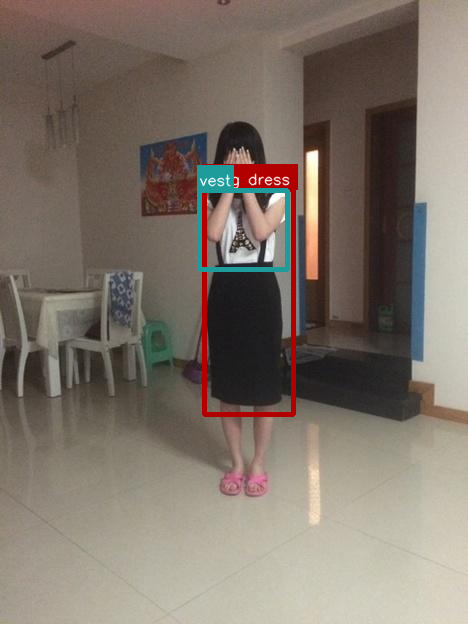
#> input picture gt_imgs/df2_000001.png, 468 x 624 px, given in place of modanet_df2_000001.png, which was not available
$ python imagenes_asd.py
#> lines starting #> are read from the running program, lines starting #| are printed output that depends on the picture; pictures that were not available may be replaced by others from this repository, and a replacement may not be noted
import cv2
import numpy as np

models = ['yolo','retinanet','faster','maskrcnn','trident']

dataset = 'modanet'
img_path = input('img path: ')
#> the answer given: gt_imgs/df2_000001.png
im_id = img_path.split('/')[-1].split('.')[0]
#im_id = 433734
if dataset =='df2':
    im_id = str(im_id).zfill(6)


img_gt = cv2.imread( 'gt_imgs/{}_{}.png'.format(dataset ,im_id))
#> img_gt is the input picture: shape (624, 468, 3); mean B, G, R 105.6, 115.9, 126.8
bordersize=10
img_gt = cv2.copyMakeBorder(
                            img_gt,
                            top=bordersize,
                            bottom=bordersize,
                            left=bordersize,
                            right=bordersize,
                            borderType=cv2.BORDER_CONSTANT,
                            value=[255,255,255]
                            )
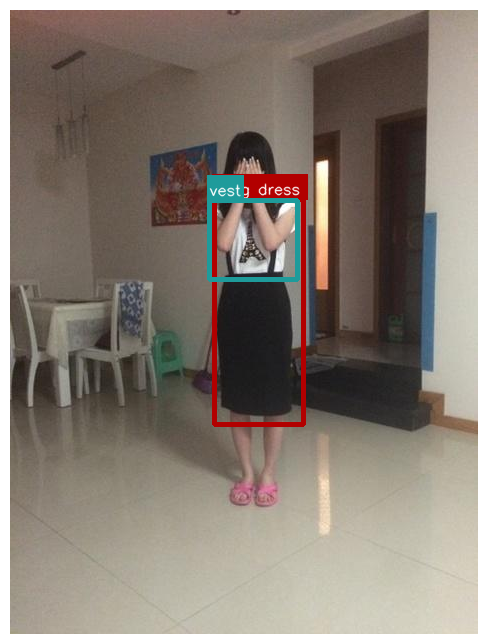
#> img_gt: shape (644, 488, 3); mean B, G, R 116.2, 125.7, 135.9
assert img_gt is not None
img_cat = img_gt
for i,model in enumerate(models):
    if dataset=='modanet':
        im_id = str(im_id).zfill(7)
    img_path = 'output/ouput-test_{}_{}_{}.jpg'.format(im_id,model,dataset)

    #print(img_path)
    img = cv2.imread(img_path)
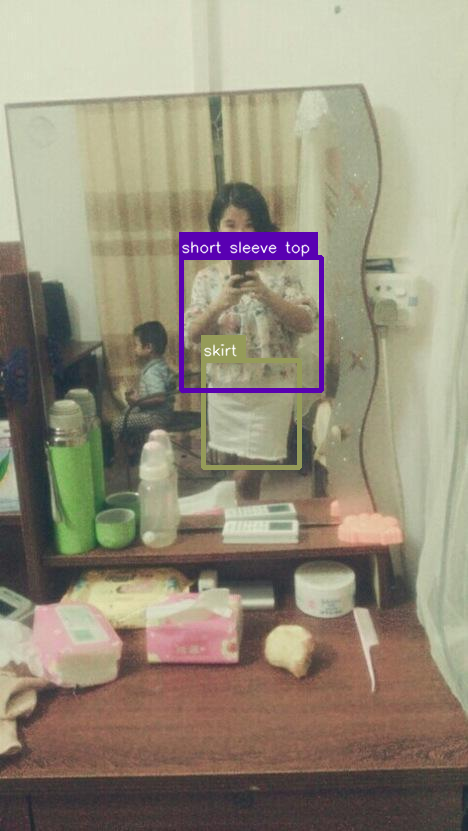
#> input picture gt_imgs/df2_000053.png, 468 x 831 px, given in place of ouput-test_df2_000001_yolo_modanet.jpg, which was not available
#> img is the input picture: shape (831, 468, 3); mean B, G, R 123.5, 142.1, 150.4
    assert img is not None
    img = cv2.copyMakeBorder(
                            img,
                            top=bordersize,
                            bottom=bordersize,
                            left=bordersize,
                            right=bordersize,
                            borderType=cv2.BORDER_CONSTANT,
                            value=[255,255,255]
                            )
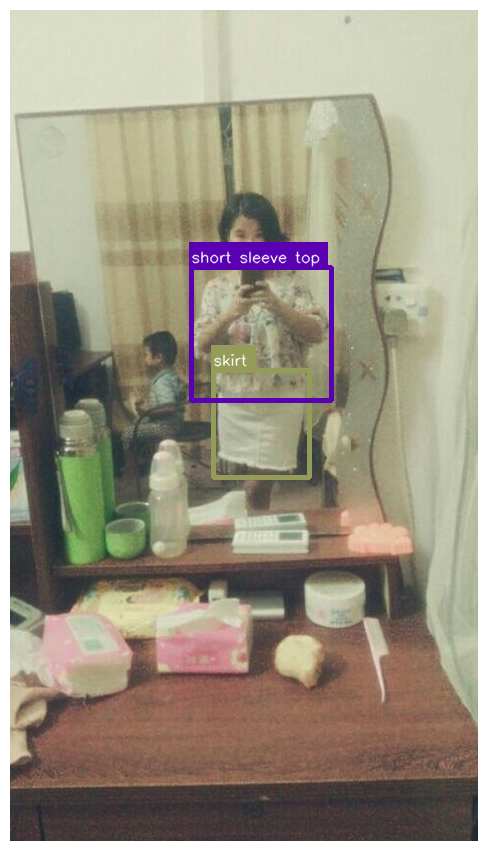
#> img: shape (851, 488, 3); mean B, G, R 131.9, 149.3, 157

#> (the run stopped early here; a loop or call above may not have finished)
